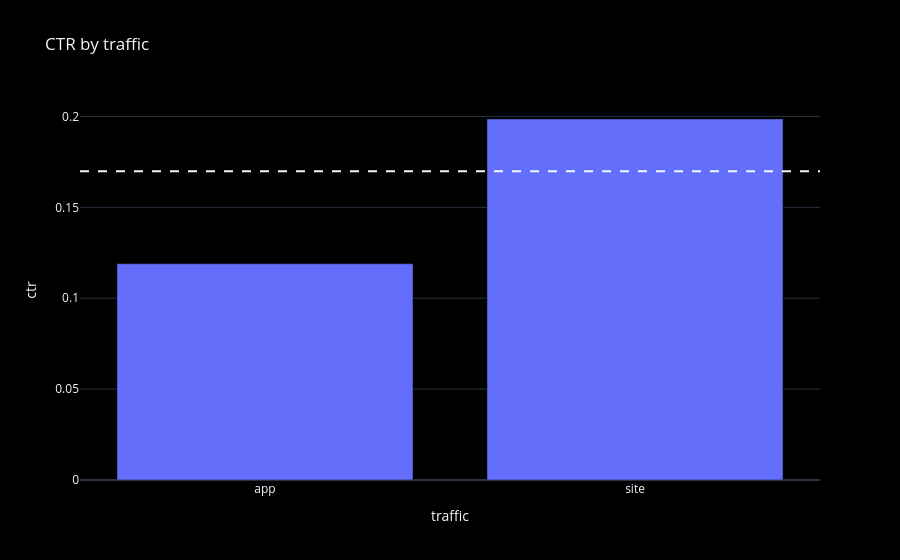

Source (notebook cell):
### Markdown cell above
### App vs website
### site_id 85f751fd is a placeholder that means the ad was shown inside an app.

### Code cell
df['traffic'] = (df['site_id'] == '85f751fd').map({True : 'app' , False : 'site'})
ctr('traffic')

### Figure 1 — Plotly figure (JSON) as saved in the notebook; plotly's stock layout.template omitted (floating-point values rounded to 4 significant figures)
{"data": [{"customdata": [[365398], [645327]], "hovertemplate": "traffic=%{x}<br>ctr=%{y}<br>impressions=%{customdata[0]}<extra></extra>", "legendgroup": "", "marker": {"color": "#636efa", "pattern": {"shape": ""}}, "name": "", "orientation": "v", "showlegend": false, "textposition": "auto", "type": "bar", "x": ["app", "site"], "xaxis": "x", "y": [0.119, 0.1986], "yaxis": "y"}], "layout": {"barmode": "relative", "legend": {"tracegroupgap": 0}, "shapes": [{"line": {"dash": "dash"}, "type": "line", "x0": 0, "x1": 1, "xref": "x domain", "y0": 0.1698, "y1": 0.1698, "yref": "y"}], "title": {"text": "CTR by traffic"}, "xaxis": {"anchor": "y", "domain": [0.0, 1.0], "title": {"text": "traffic"}, "type": "category"}, "yaxis": {"anchor": "x", "domain": [0.0, 1.0], "title": {"text": "ctr"}}}}
